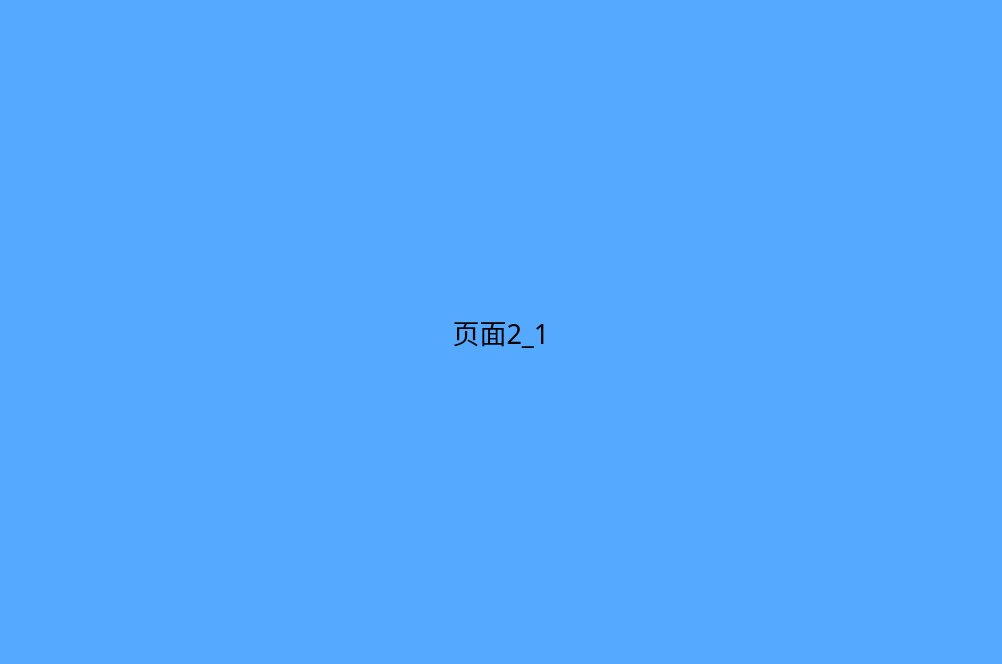
<?xml version="1.0" encoding="UTF-8"?>
<ui version="4.0">
 <class>Form</class>
 <widget class="QWidget" name="Form">
  <property name="geometry">
   <rect>
    <x>0</x>
    <y>0</y>
    <width>1002</width>
    <height>664</height>
   </rect>
  </property>
  <property name="windowTitle">
   <string>Form</string>
  </property>
  <property name="styleSheet">
   <string notr="true">background-color: rgb(85, 170, 255);</string>
  </property>
  <layout class="QHBoxLayout" name="horizontalLayout">
   <item>
    <widget class="QLabel" name="label">
     <property name="font">
      <font>
       <family>微软雅黑</family>
       <pointsize>20</pointsize>
      </font>
     </property>
     <property name="text">
      <string>页面2_1</string>
     </property>
     <property name="alignment">
      <set>Qt::AlignCenter</set>
     </property>
    </widget>
   </item>
  </layout>
 </widget>
 <resources/>
 <connections/>
</ui>
